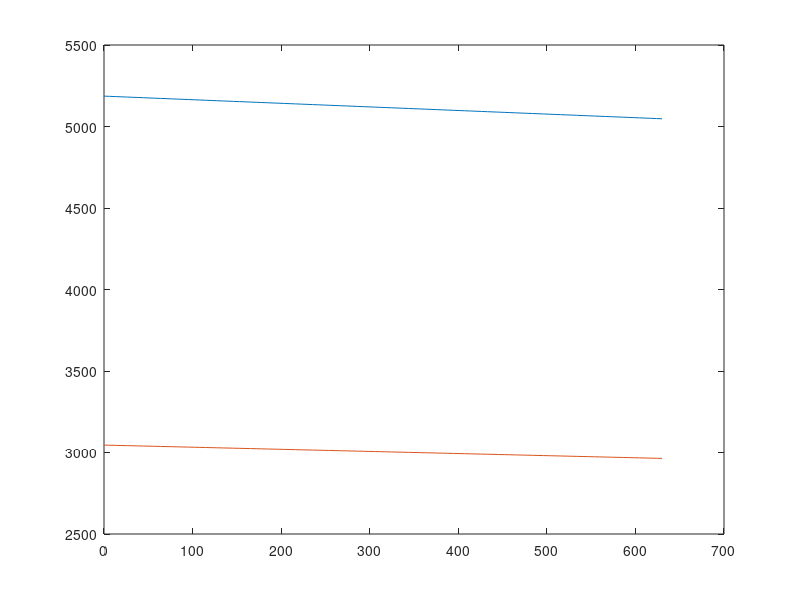

Recreate this plot in MATLAB.
%% ISP check
close all
clear all

Steps = linspace(1,100);
Pe = 1e4;
m_dot = 1.703;
Pa = linspace(630,0);
vex = 1750;
Ae = (0.53/2)^2*pi; 

Thrust = m_dot*vex + (Pe - Pa).*Ae;
ISP = vex + (Pe - Pa).*Ae/m_dot;



plot(Pa,Thrust)
hold on
plot(Pa,ISP)